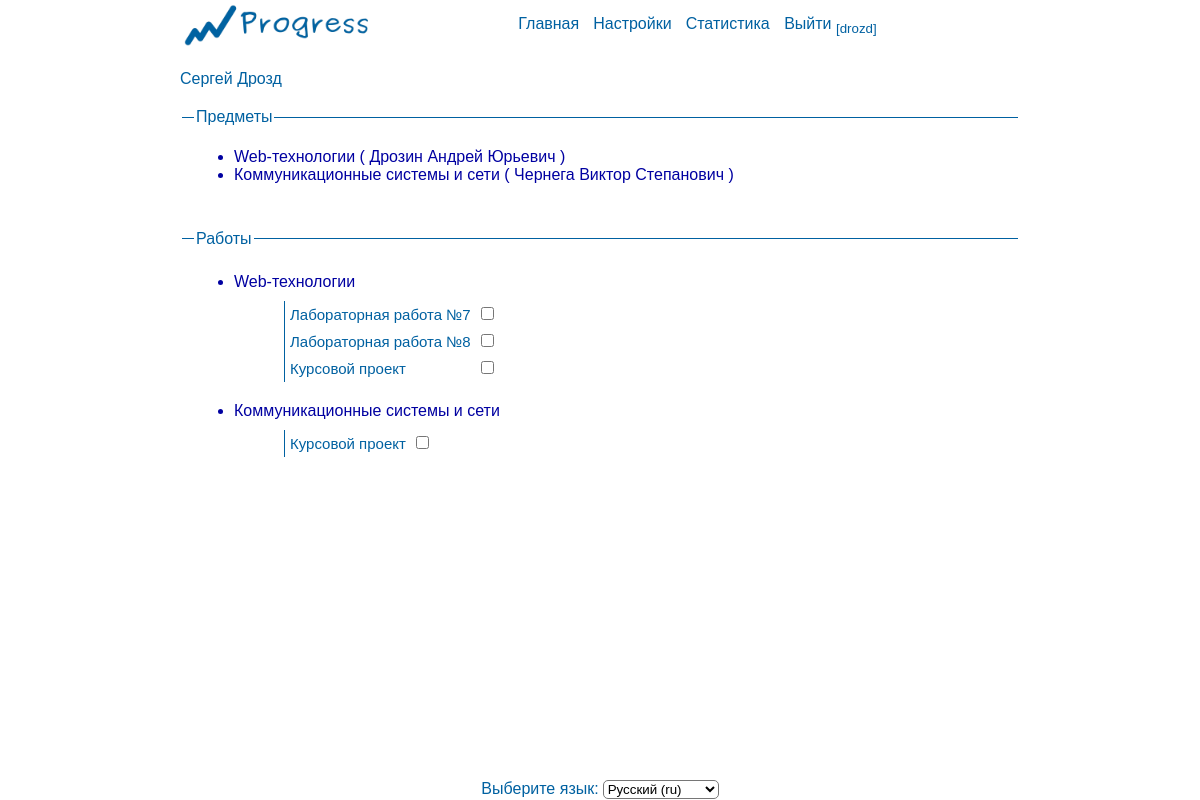
The app's page / (signed in), older data.
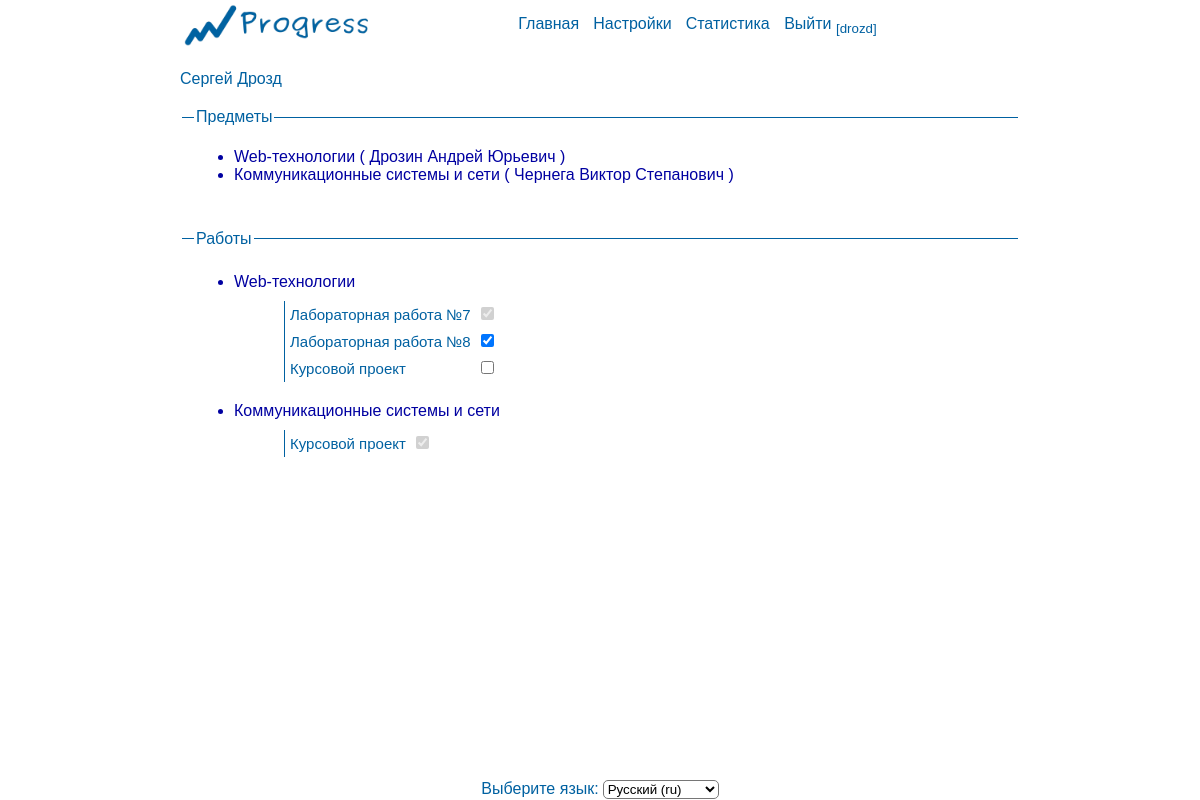
The same page, newer data.
### home/models.py (models this page shows, shortened)
class Student(models.Model):
	user = models.OneToOneField(User,null=True)
	name = models.CharField(max_length=100)
	patronymic = models.CharField(max_length=100)
	surname = models.CharField(max_length=100)
	group = models.ForeignKey(Group,null=True)
	subjects = models.ManyToManyField(Subject, through='Student_Subject')
	jobs = models.ManyToManyField(Job, through='Log')

class Subject(models.Model):
	name = models.CharField(max_length = 100)
	short_name = models.CharField(max_length = 10, unique=True, null=True)

class Student_Subject(models.Model):
	student = models.ForeignKey(Student)
	subject = models.ForeignKey(Subject)
	teacher = models.ForeignKey(Teacher)

class Teacher(models.Model):
	user = models.OneToOneField(User,null=True)
	name = models.CharField(max_length=100)
	patronymic = models.CharField(max_length=100)
	surname = models.CharField(max_length=100)
	subjects = models.ManyToManyField(Subject)
	def __str__(self):
		return self.surname + ' ' + self.name + ' ' + self.patronymic

class Job(models.Model):
	name = models.CharField(max_length = 512)
	short_name = models.CharField(max_length = 10, null=True)
	subject = models.ForeignKey(Subject)

class Log(models.Model):
	job = models.ForeignKey(Job)
	student = models.ForeignKey(Student)
	mark = models.IntegerField(null=True)
	date = models.DateField()
	confirmed = models.BooleanField(default=False)

### home/views.py (the view)
# urls.py: url(r'^$',views.main,name='main'),
def main(request):
	user = request.user
	subjects = None
	jobs = list()
	currentSemesters = None
	passedJobsIds = None
	isUserStudent = hasattr(user,'student')
	isUserTeacher = hasattr(user,'teacher')
	if isUserStudent:
		subjects = user.student.subjects.all()
		passedJobsIds = [log.job.id for log in Log.objects.filter(student = user.student)]
	if isUserTeacher:
		subjects = set(user.teacher.subjects.all())
		currentSemesters = get_current_semesters()
		currentSubjects = get_subjects_of(currentSemesters)
		subjects &= currentSubjects
	if isUserStudent or isUserTeacher:
		for subject in subjects:
				for job in subject.job_set.all():
					jobs.append( job )
	if isUserStudent:
		return render(request,'home/student-main.html',locals())
	elif isUserTeacher:
		return render(request,'home/teacher-main.html',locals())
	else:
		return render(request,'home/main.html',locals())

### home/templatetags/filters.py (called while the page is built)
@register.filter
def teacherOf(student,subject):
	return Student_Subject.objects.get(student = student, subject = subject).teacher

@register.filter
def isStudent(user):
	return hasattr(user,'student')

@register.filter
def log_entry_confirmed(student,job):
	log_query_set = Log.objects.filter(student = student, job = job)
	return False if not log_query_set.exists() else log_query_set[0].confirmed

### home/templates/home/student-main.html (shortened to what this page needs)
{% extends 'home/main.html' %}
{% load i18n %}
{% load filters %}
{% block student %}
	<span> {{ user.student.name }} {{ user.student.surname }}</span>
	<fieldset>
		<legend>{% trans "Предметы" %}</legend>
		<ul>
			{% for subject in subjects %}
				<li>
					{{subject.name}} ( {{ user.student|teacherOf:subject }} )
				</li>
			{% endfor %}
		</ul>
	</fieldset>
	<fieldset>
		<legend>{% trans "Работы" %}</legend>
			<ul class='outer'>
				{% for subject in subjects %}
					<li>
						{{subject.name}}
							<table class='left-border'>
								{% for job in subject.job_set.all %}
									<tr>
										<td>{{job.name}}</td>
										<td>
											<input class='no-margin' id='{{job.id}}' type='checkbox' name='passed'
												{% if job.id in passedJobsIds %}
													checked
												{% endif %}
												{% if user.student|log_entry_confirmed:job %}
													disabled="disabled"
												{% endif %}
											>
										</td>
									</tr>
								{% endfor %}
							</table>
					</li>
				{% endfor %}
			</ul>
	</fieldset>
{% endblock student %}

### home/templates/home/main.html (shortened to what this page needs)
{% extends 'home/base.html' %}
{% load i18n %}
{% load filters %}
{% load staticfiles %}
{% block main %}
	{% if error_message %}
		<span class='error'> {{error_message}} </span>
	{% else %}
		{% if user|isStudent %}
			{% block student %}{% endblock %}
		{% elif user|isTeacher %}
			{% block teacher %}{% endblock %}
		{% endif %}
	{% endif %}
{% endblock %}

### home/templates/home/base.html (shortened to what this page needs)
{% load i18n %}
{% load staticfiles %}
<!doctype html>
<html>
	<head>
		<link href="{% static 'home/styles.css' %}" rel="stylesheet">
	</head>
	<body>
		<div class='wrapper'>
			<header>
				{% block header %}
					<img id="logo" src="{% static 'home/logo.png' %}">
					<nav>
						{% block menu %}
							<ul>
								<li><a href="{% url 'home:main' %}">{% trans "Главная" %}</a></li>
								<li><a href="{% url 'home:settings' %}">{% trans "Настройки" %}</a></li>
								<li><a href='#'>{%trans "Статистика"%}</li>
								{% if request.user.is_authenticated %}
									<li><a href="{% url 'home:logout' %}">
											{% trans "Выйти" %}
											<sub>[{{request.user.username}}]</sub>
										</a>
									</li>
								{% else %}
									<li><a href="{% url 'home:login' %}">{% trans "Войти" %}</a></li>
									<li><a href="{% url 'home:reg' %}">{% trans "Регистрация" %}</a></li>
								{% endif %}
							</ul>
						{% endblock %}
					</nav>
				{% endblock %}
			</header>
			<main>
				{% block main %}
				{% endblock %}
				<br><br>
			</main>
			<footer>
				{% block footer %}
				<span>{% trans "Выберите язык" %}:</span>
				<form id='language' action="{% url 'set_language' %}" method="post">
				    <select name="language" onchange="this.form.submit()">
						{% get_current_language as LANGUAGE_CODE %}
				        {% get_available_languages as LANGUAGES %}
				        {% get_language_info_list for LANGUAGES as languages %}
				        {% for language in languages %}
			            <option value="{{ language.code }}"{% if language.code == LANGUAGE_CODE %} selected="selected"{% endif %}>
			                {{ language.name_local }} ({{ language.code }})
			            </option>
				        {% endfor %}
				    </select>
				</form>
				{% endblock %}
			</footer>
		</div>
	</body>
</html>

### home/static/home/styles.css (style rules this page uses)
html, body { width: 100%; height: 100%; margin: 0px; }
.wrapper { width: 70%; height: 100%; min-width: 800px; padding-left: 15%; padding-right: 15%; }
header { width: 100%; height: 50px; }
#logo { height: 100%; width: 200px; float: left; }
nav { width: 100%; height: 100%; padding: 0px; margin: 0px; text-align: center; }
nav ul { margin: 0px; padding: 15px; }
nav ul li { display: inline; padding-left: 10px; }
ul li { font-family: "Trebuchet MS", Helvetica, sans-serif; color: #0000a1; }
ul.outer > li { margin-top: 20px; }
ul li ul li, ul li td { font-family: "Trebuchet MS", Helvetica, sans-serif; font-size: 15px; color: #0061a1; }
main { width: 100%; height: 90%; float: left; padding-top: 20px; }
footer { position: fixed; bottom: 0; text-align: center; width: 70%; min-width: 800px; height: 30px; }
input, select { margin-top: 10px; }
input.no-margin { margin: 0; }
select, option { border-radius: 5px; background-color: white; }
span, legend { color: #0061a1; font-family: "Trebuchet MS", Helvetica, sans-serif; }
a { color: #0061a1; font-family: "Trebuchet MS", Helvetica, sans-serif; text-decoration: none; }
form#language { display: inline; }
table { border-spacing: 0px; border-padding: 10px; border-collapse: collapse; margin-left: 50px; margin-top: 10px; margin-bottom: 10px; }
table td, table th { text-align: left; font-size: 15px; padding: 5px; margin-left: 50px; }
fieldset { border: none; border-top: 1px solid #0061a1; margin-top: 20px; }
.left-border { border-left: 1px solid #0061a1; }

Row changes from the older to the newer data that the page shows:
changed Job "Лабораторная работа №7": passed "☐" → "☑"
changed Job "Лабораторная работа №8": passed "☐" → "☑"
changed Job (number 4 of 4 on the later page): passed "☐" → "☑"
